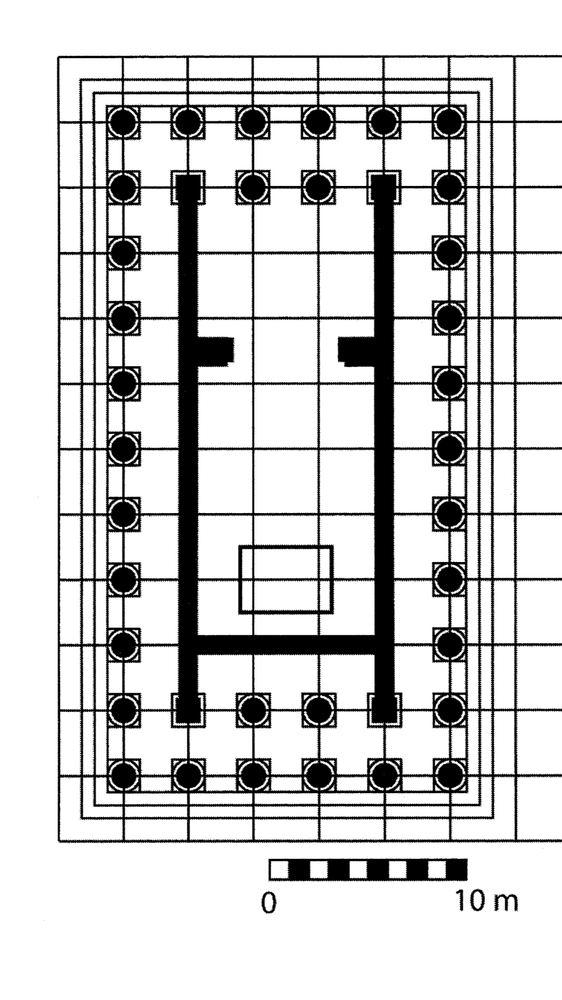
#> input picture TempleLayout_Analyzer/AnotherTemple.png, 562 x 1000 px, shrunk from 1080 x 1920 before the run
$ jupyter execute --allow-errors Untitled.ipynb
#> lines starting #> are read from the running program, lines starting #| are printed output that depends on the picture; after the words box and inside, x2 and y2 are one past the last pixel; in counts of white or black regions, pixels touching at a corner belong together
#> (a cell that did not finish here is left out)

[cell 2]
import cv2
import numpy as np
from matplotlib import pyplot as plt

#
# Load the image
#

img = cv2.imread('AnotherTemple.png')
#> img is the input picture: shape (1000, 562, 3); min 0, max 255, mean 208.7
grey = cv2.cvtColor(img,cv2.COLOR_BGR2GRAY)

kernel = np.ones((5, 5))
eroded = cv2.dilate(grey, kernel)
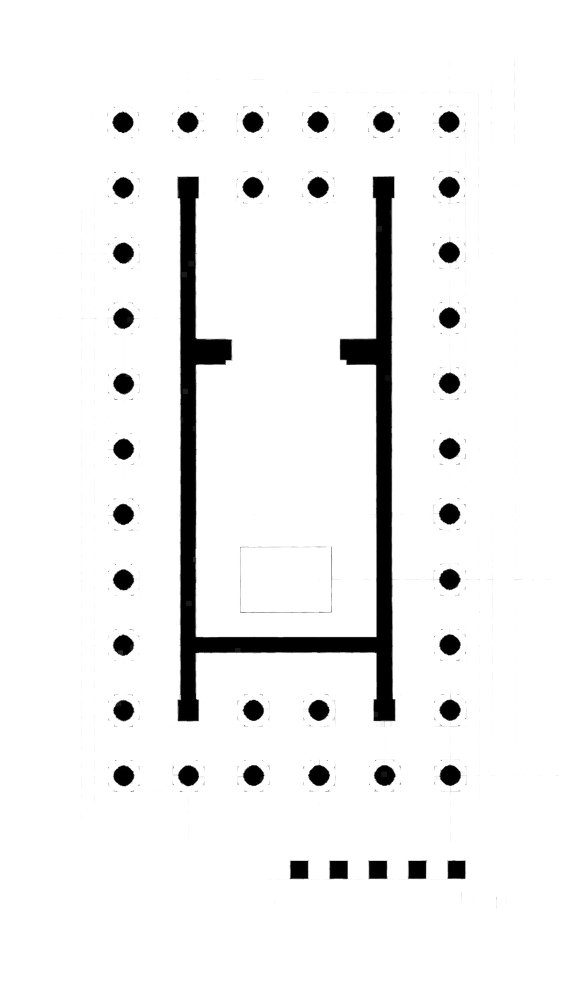
#> eroded: shape (1000, 562); min 0, max 255, mean 239.2

# Otsu's thresholding after Gaussian filtering
#   - see https://docs.opencv.org/3.4.0/d7/d4d/tutorial_py_thresholding.html
ret, b_w = cv2.threshold(eroded, 0, 255, cv2.THRESH_BINARY + cv2.THRESH_OTSU)
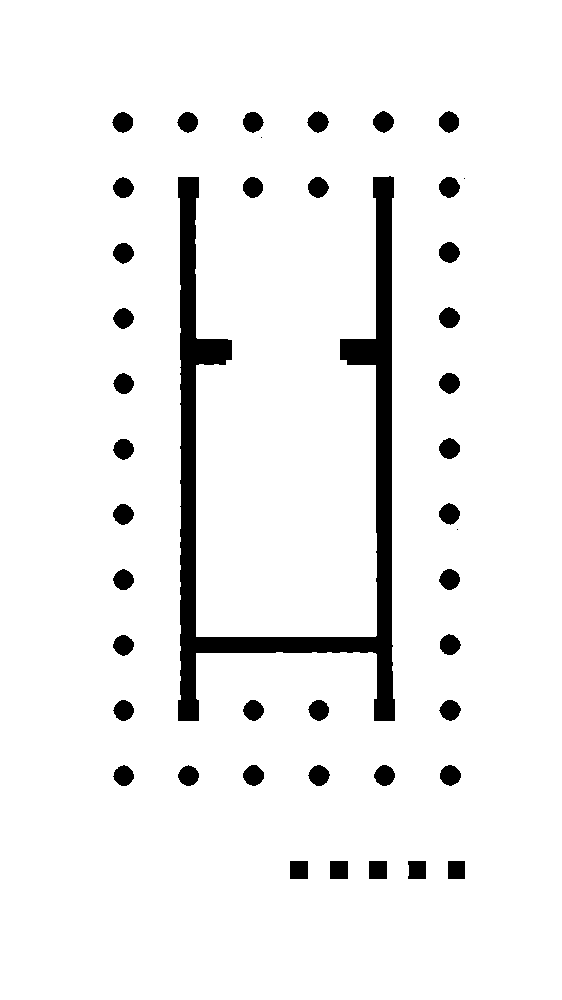
#> b_w: shape (1000, 562); 93.8% white; 43 black regions (3 under 20 px), largest, box (x1, y1, x2, y2) and area: (178, 176, 395, 721) 22131, (439, 242, 460, 263) 330, (307, 111, 329, 133) 329
#> ret = 131

dilated = cv2.erode(b_w, kernel)
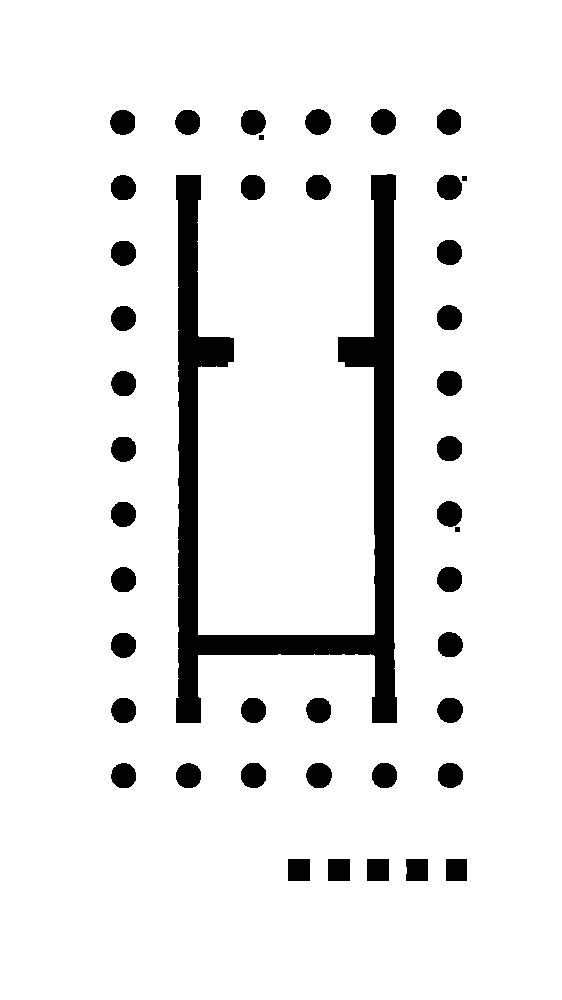
#> dilated: shape (1000, 562); 91.5% white; 43 black regions, largest, box (x1, y1, x2, y2) and area: (176, 174, 397, 723) 27803, (305, 109, 331, 135) 521, (371, 109, 396, 135) 517

plt.figure(figsize=(15,10))
plt.subplot(1, 2, 1)
plt.imshow(eroded)
plt.subplot(1, 2, 2)
plt.imshow(dilated)


#
# Find the cella wall in the y dimension
#

# image dimensions
height, width = b_w.shape
#> height = 1000; width = 562
center = width // 2
#> center = 281

# this offset is one-half the height of the rectangular sample that constitutes a "core"
v_offset = 5 # arbitrary
# this is one-half the width of the core
h_offset = width // 20 # 5 percent of the image width
#> h_offset = 28


# traverse the y dimension of the image, travelling down the centre
#   - take "cores" at each y position
cores = []

for y in range(v_offset, height-v_offset):

    # calculate sides of the core sample rectangle
    left = center - h_offset
    right = center + h_offset
    top = y - v_offset
    bottom = y + v_offset

    # add the pixels values within the sample
    core = sum(np.ravel(b_w[top:bottom, left:right]))

    # collect the core
    cores.append(core)
#> after the loop, cores = 990 values, max 142800 at index 0, min 0 at index 637, mean 137898.3

# FIXME: x pos of the cella wall is center of the image
wall_x = center
#> wall_x = 281
# y pos of the cella wall is the minimum core value (most black pixels), plus offset
wall_y = np.argmin(cores) + v_offset
#> wall_y = 642

# annotate the image
img_annotated = img.copy()
cv2.circle(img_annotated, (wall_x, wall_y), 10, (255, 0, 0), 5)
plt.imshow(img_annotated)


#
# Calculate the length of the cella wall, find true center
#

# get continuous black segments along a given x

# start (i.e. left edge) of each segment
starts = []
# length of each segment
lens = []

# when this is True, we're in the middle of a seg
going = False

# traverse the cross-section:
#   - if the pixel is white
#        any ongoing segment is finished
#   - if the pixel is black
#        any ongoing segment is continued
#        otherwise, a new segment is started
for x in range(width):
    if b_w[wall_y, x] > 0:
        going = False
    else:
        if going:
            lens[-1] += 1
        else:
            lens.append(1)
            starts.append(x)
            going = True
#> after the loop, lens = [20, 212, 20]; starts = [114, 180, 440]

# which seg is the longest one?
i = np.argmax(lens)
#> i = 1

# figure out edges of the cella
left = starts[i]
#> left = 180
center = left + lens[i] // 2
#> center = 286

# new annotated image
img_annotated = img.copy()
cv2.circle(img_annotated, (center, wall_y), 10, (255, 0, 0), 5)
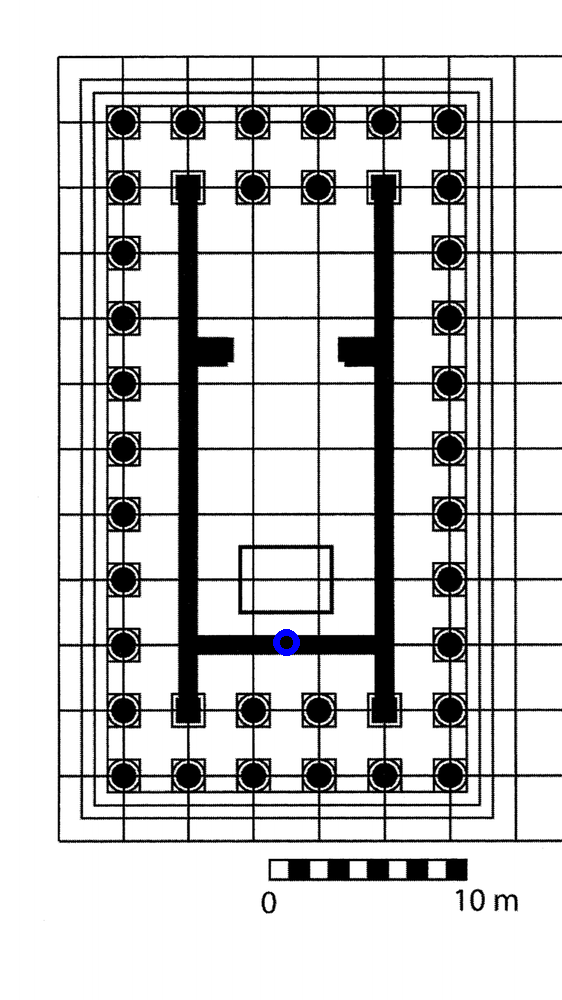
#> img_annotated: shape (1000, 562, 3); mean B, G, R 208.9, 208.7, 208.7
plt.imshow(img_annotated)
#> figure, not shown here; B, G, R data is drawn as R, G, B

$ run again, with TempleLayout_Analyzer/Parthenon.png copied over TempleLayout_Analyzer/AnotherTemple.png
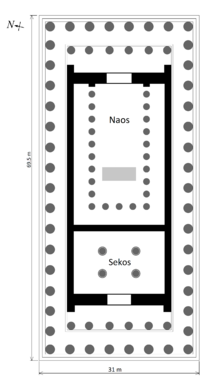
#> input picture TempleLayout_Analyzer/Parthenon.png, 220 x 376 px
#> img is the input picture: shape (376, 220, 3); mean B, G, R 224.6, 224.6, 224.6
#> `ret, b_w = cv2.threshold(eroded, 0, 255, cv2.THRESH_BINARY + cv2.THRES..`:
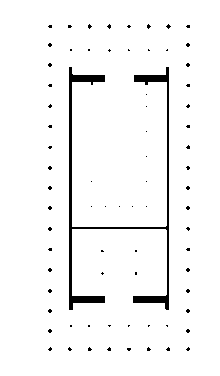
#> b_w: shape (376, 220); 96.4% white; 74 black regions (73 under 20 px), largest, box (x1, y1, x2, y2) and area: (69, 67, 169, 310) 2383
#> ret = 142
#> dilated: shape (376, 220); 89.3% white; 74 black regions, largest, box (x1, y1, x2, y2) and area: (67, 65, 171, 312) 5291, (164, 22, 173, 31) 69, (86, 22, 94, 31) 64
#> the loop `for y in range(v_offset, height-v_offset):` made 366 passes
#> core on passes 1 to 3: 56100, 56100, 56100
#> after the loop `for y in range(v_offset, height-v_offset):`: cores = 366 values, max 56100 at index 0, min 44880 at index 219, mean 54901.6
#> wall_y = 224
#> after the loop `for x in range(width):`: lens = [3, 2]; starts = [69, 167]
#> i = 0
#> `left = starts[i]`: left = 69
#> `center = left + lens[i] // 2`: center = 70
#> `cv2.circle(img_annotated, (center, wall_y), 10, (255, 0, 0), 5)`:
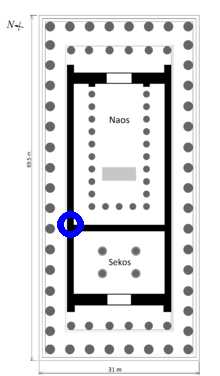
#> img_annotated: shape (376, 220, 3); mean B, G, R 225, 223.7, 223.7

$ run again, with TempleLayout_Analyzer/ParthenonMrkd.png copied over TempleLayout_Analyzer/AnotherTemple.png
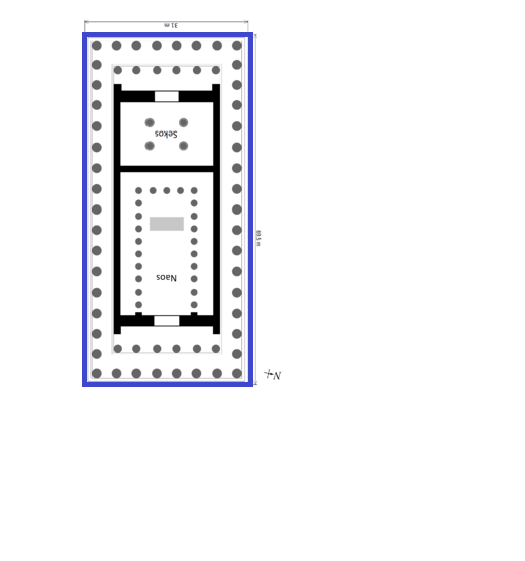
#> input picture TempleLayout_Analyzer/ParthenonMrkd.png, 525 x 561 px
#> img is the input picture: shape (561, 525, 3); mean B, G, R 245.6, 243.3, 243.1
#> `ret, b_w = cv2.threshold(eroded, 0, 255, cv2.THRESH_BINARY + cv2.THRES..`:
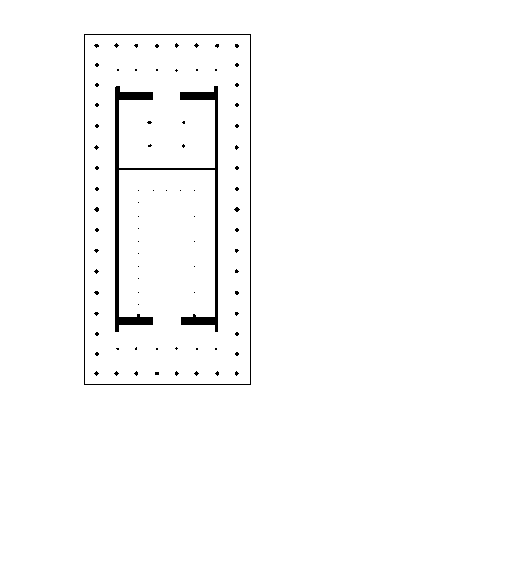
#> b_w: shape (561, 525); 98.4% white; 82 black regions (80 under 20 px), largest, box (x1, y1, x2, y2) and area: (115, 86, 218, 332) 3038, (84, 34, 251, 385) 1032
#> ret = 157
#> dilated: shape (561, 525); 94.8% white; 82 black regions, largest, box (x1, y1, x2, y2) and area: (113, 84, 220, 334) 5998, (82, 32, 253, 387) 5160, (232, 205, 242, 214) 78
#> the loop `for y in range(v_offset, height-v_offset):` made 551 passes
#> core on passes 1 to 3: 132600, 132600, 132600
#> after the loop `for y in range(v_offset, height-v_offset):`: cores = 551 values, max 132600 at index 0, min 126225 at index 375, mean 130077.8
#> wall_y = 380
#> after the loop `for x in range(width):`: lens = [1, 1]; starts = [84, 250]
#> i = 0
#> `left = starts[i]`: left = 84
#> `cv2.circle(img_annotated, (center, wall_y), 10, (255, 0, 0), 5)`:
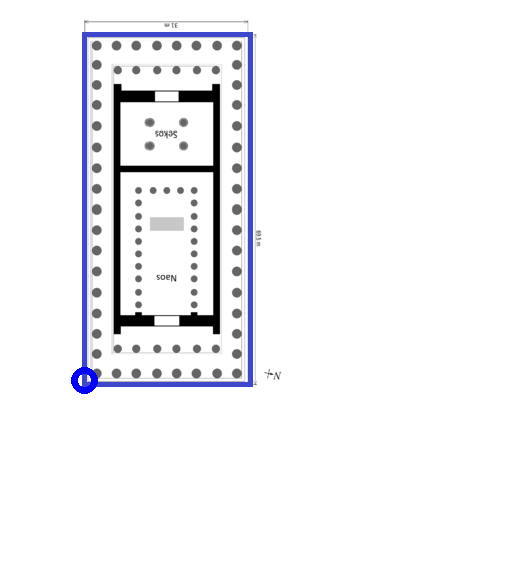
#> img_annotated: shape (561, 525, 3); mean B, G, R 245.6, 243, 242.8

$ run again, with TempleLayout_Analyzer/Temple.png copied over TempleLayout_Analyzer/AnotherTemple.png
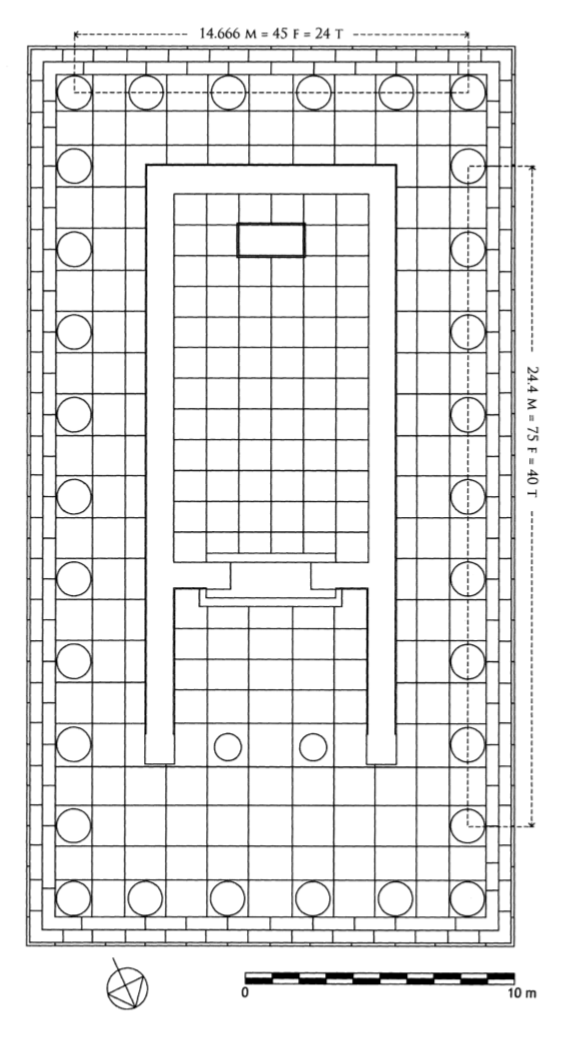
#> input picture TempleLayout_Analyzer/Temple.png, 570 x 1037 px
#> img is the input picture: shape (1037, 570, 3); min 0, max 255, mean 233.6
#> `ret, b_w = cv2.threshold(eroded, 0, 255, cv2.THRESH_BINARY + cv2.THRES..`:
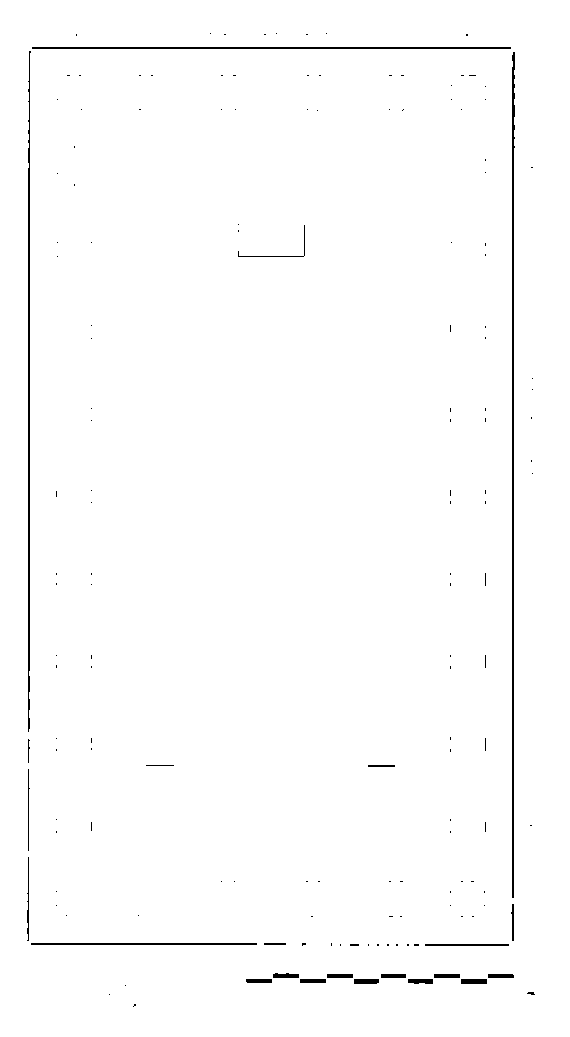
#> b_w: shape (1037, 570); 98.9% white; black in thin lines or dots, all inside (x1, y1, x2, y2) = (27, 33, 535, 1007)
#> ret = 221
#> dilated: shape (1037, 570); 96.1% white; 144 black regions, largest, box (x1, y1, x2, y2) and area: (26, 45, 517, 900) 12115, (244, 971, 516, 986) 2391, (25, 855, 259, 947) 1858
#> the loop `for y in range(v_offset, height-v_offset):` made 1027 passes
#> core on passes 1 to 3: 142800, 142800, 142800
#> after the loop `for y in range(v_offset, height-v_offset):`: cores = 1027 values, max 142800 at index 0, min 86190 at index 973, mean 141615.6
#> wall_y = 978
#> `cv2.circle(img_annotated, (wall_x, wall_y), 10, (255, 0, 0), 5)`:
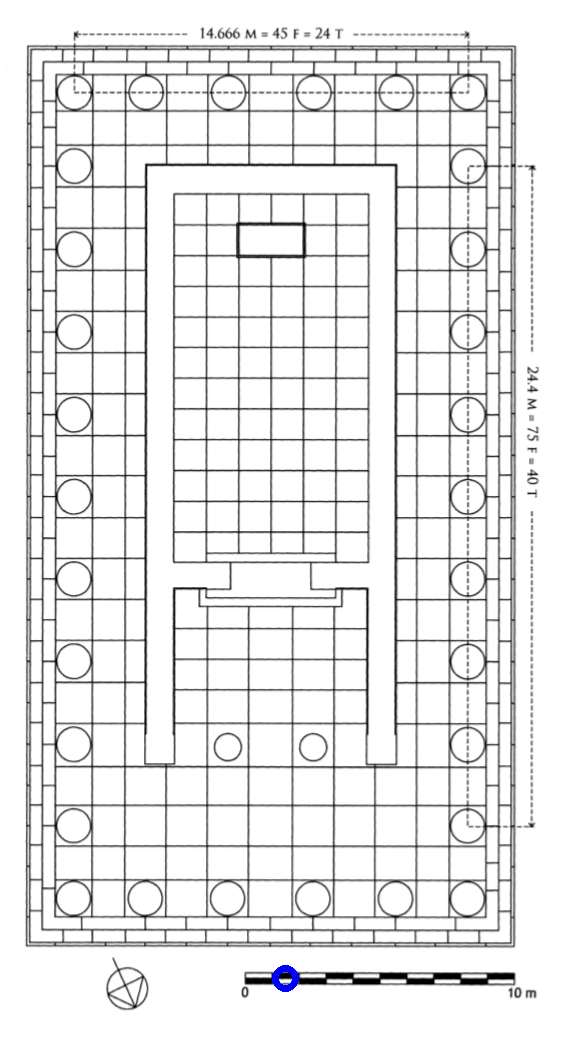
#> img_annotated: shape (1037, 570, 3); 0.07% of pixels changed, all inside (x1, y1, x2, y2) = (272, 965, 299, 992)
#> after the loop `for x in range(width):`: lens = []
